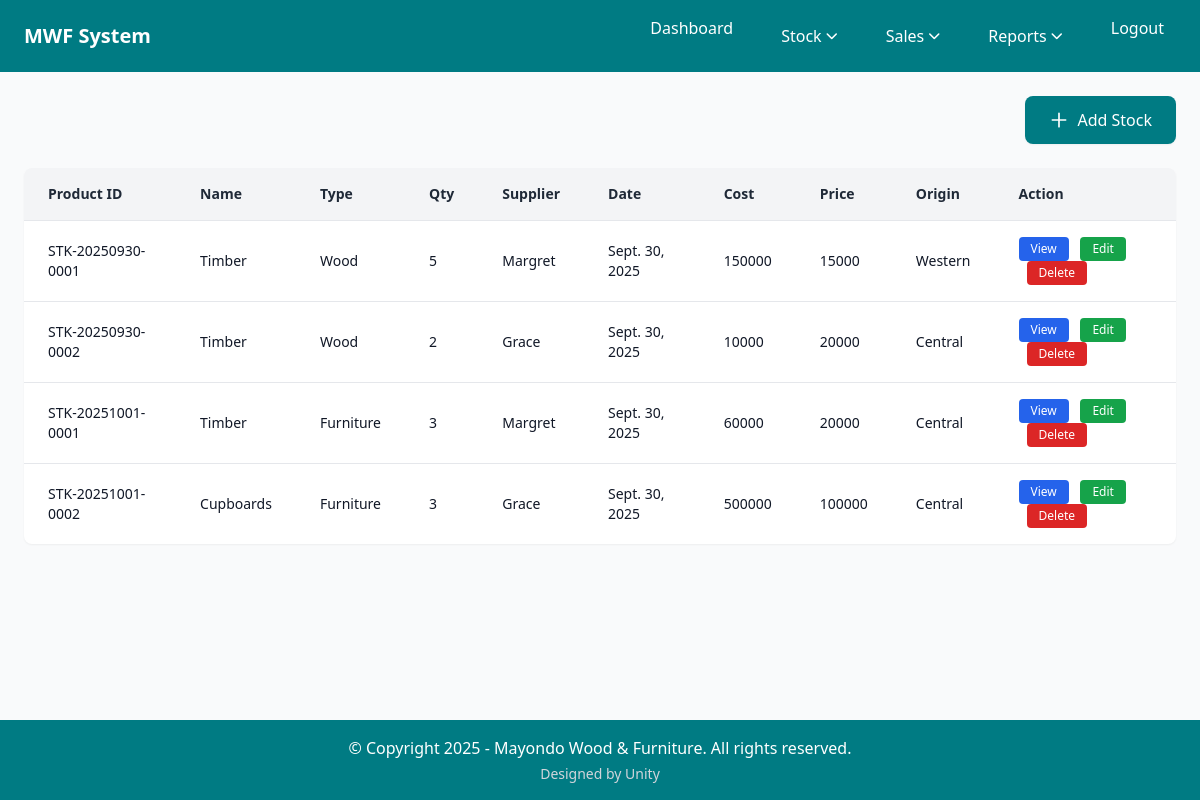
Before: /stockRecord/ (signed in) with the older database file.
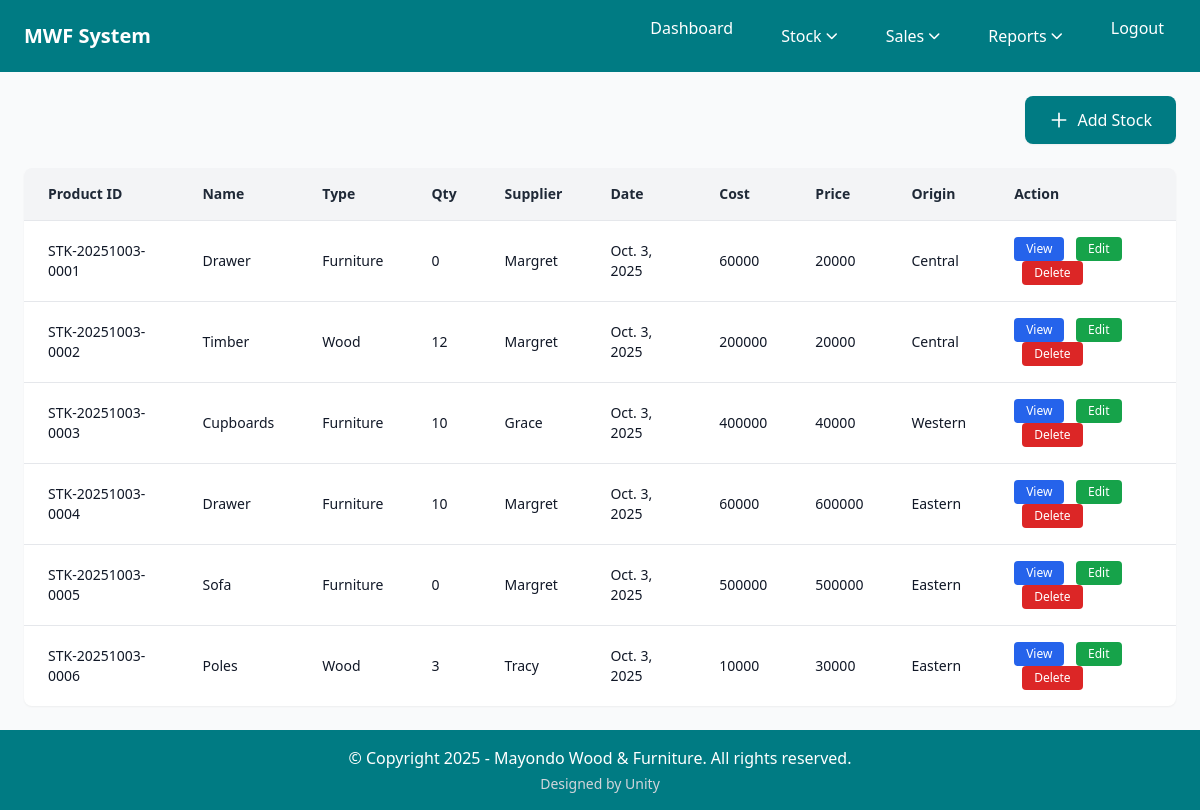
After: the same page with the newer database file.
### home/models.py (models this page shows, shortened)
class Stock(models.Model):
    CUSTOMER_CHOICES = [('Timber', 'Timber'), ('Sofa', 'Sofa'),('Tables','Tables'),('Cupboards','Cupboards'),('Drawer','Drawer'),('Poles','Poles')]
    PRODUCT_TYPE_CHOICES = [('Wood', 'Wood'), ('Furniture', 'Furniture')]
    ORIGIN_CHOICES = [('Western', 'Western'), ('Central', 'Central'), ('Eastern', 'Eastern')]
    product_id = models.CharField(max_length=50, blank=True, unique=True)  # Auto-generated unique identifier
    date = models.DateField()  # Date when item was added to inventory
    product_name = models.CharField(max_length=100, choices=CUSTOMER_CHOICES,
                                   help_text="Select the product category",
                                   default='Timber')  # Product category
    product_type = models.CharField(max_length=20, choices=PRODUCT_TYPE_CHOICES,
                                   help_text="Select the product type",
                                   default='Furniture')  # Specific type within category
    product_ref = models.ForeignKey(Product, on_delete=models.PROTECT, null=True, blank=True,
                                   help_text="Auto-populated from product details")
    quantity = models.IntegerField()  # Number of items available
    supplier_name = models.CharField(max_length=100)  # Who supplied this product
    cost = models.CharField()  # Total cost price
    price = models.CharField()  # Unit selling price
    origin = models.CharField(max_length=20, choices=ORIGIN_CHOICES)  # Where the product came from

### home/views.py (the view)
# urls.py: path('stockRecord/', stockRecord, name='stockRecord'), # View all stock
@login_required
@user_passes_test(is_employee_or_manager)
def stockRecord(request):
    all_Stocks = Stock.objects.all()
    context = {
        "Stocks" : all_Stocks
    }
    return render(request, 'stock.html', context)

### home/context_processors.py (called while the page is built)
def user_roles(request):
    context = {
        'is_manager': False,
        'is_employee': False,
    }
    if request.user.is_authenticated:
        context['is_manager'] = request.user.groups.filter(name="Manager").exists()
        context['is_employee'] = request.user.groups.filter(name="Employee").exists()
    return context

### home/views.py (called while the page is built)
def is_employee_or_manager(user):
    return user.is_authenticated and user.groups.filter(name__in=['Manager', 'Employee']).exists()

### home/templates/stock.html (shortened to what this page needs)
{% extends 'base.html' %}
{% block content %}
      <div class="flex justify-end mb-6">
        <a href="/addStock/" class="inline-flex items-center px-6 py-3 bg-cordes-dark text-white font-medium rounded-lg hover:bg-cordes-blue transition-colors duration-300 shadow-sm">
          <svg class="w-5 h-5 mr-2" fill="none" stroke="currentColor" viewBox="0 0 24 24">
            <path stroke-linecap="round" stroke-linejoin="round" stroke-width="2" d="M12 4v16m8-8H4"></path>
          </svg>
          Add Stock
        </a>
      </div>
      <section class="bg-white rounded-lg shadow-sm overflow-hidden">
        <table class="w-full border-collapse">
        <thead class="bg-gray-100">
          <tr>
            <th class="px-6 py-4 text-left text-sm font-semibold text-gray-800 border-b border-gray-200">Product ID</th>
            <th class="px-6 py-4 text-left text-sm font-semibold text-gray-800 border-b border-gray-200">Name</th>
            <th class="px-6 py-4 text-left text-sm font-semibold text-gray-800 border-b border-gray-200">Type</th>
            <th class="px-6 py-4 text-left text-sm font-semibold text-gray-800 border-b border-gray-200">Qty</th>
            <th class="px-6 py-4 text-left text-sm font-semibold text-gray-800 border-b border-gray-200">Supplier</th>
            <th class="px-6 py-4 text-left text-sm font-semibold text-gray-800 border-b border-gray-200">Date</th>
            <th class="px-6 py-4 text-left text-sm font-semibold text-gray-800 border-b border-gray-200">Cost</th>
            <th class="px-6 py-4 text-left text-sm font-semibold text-gray-800 border-b border-gray-200">Price</th>
            <th class="px-6 py-4 text-left text-sm font-semibold text-gray-800 border-b border-gray-200">Origin</th>
            <th class="px-6 py-4 text-left text-sm font-semibold text-gray-800 border-b border-gray-200">Action</th>
          </tr>
        </thead>
        <tbody class="divide-y divide-gray-200">
          {% for item in Stocks %}
          <tr class="hover:bg-gray-50 transition-colors duration-150">
            <td class="px-6 py-4 text-sm text-gray-900">{{ item.product_id }}</td>
            <td class="px-6 py-4 text-sm text-gray-900">{{ item.product_name }}</td>
            <td class="px-6 py-4 text-sm text-gray-900">{{ item.product_type }}</td>
            <td class="px-6 py-4 text-sm text-gray-900">{{ item.quantity }}</td>
            <td class="px-6 py-4 text-sm text-gray-900">{{ item.supplier_name }}</td>
            <td class="px-6 py-4 text-sm text-gray-900">{{ item.date }}</td>
            <td class="px-6 py-4 text-sm text-gray-900">{{ item.cost }}</td>
            <td class="px-6 py-4 text-sm text-gray-900">{{ item.price }}</td>
            <td class="px-6 py-4 text-sm text-gray-900">{{ item.origin }}</td>
            <td class="px-6 py-4 text-sm space-x-2">
              <a href="/viewStock/{{ item.id }}/" class="inline-block px-3 py-1 bg-blue-600 text-white text-xs rounded hover:bg-blue-700 transition-colors">View</a>
              <a href="/editStock/{{ item.id }}/" class="inline-block px-3 py-1 bg-green-600 text-white text-xs rounded hover:bg-green-700 transition-colors">Edit</a>
              <button onclick="openDeleteModal('{{ item.id }}', '{{ item.product_name }}', '{{ item.product_id }}')" class="px-3 py-1 bg-red-600 text-white text-xs rounded hover:bg-red-700 transition-colors">Delete</button>
            </td>
          </tr>
          {% empty %}
          <tr>
            <td colspan="10" class="px-6 py-8 text-center text-gray-500">No stock records yet. <a href="/addStock/" class="text-cordes-dark hover:underline">Add one</a></td>
          </tr>
          {% endfor %}
        </tbody>
      </table>
    </section>
{% endblock %}

### home/templates/base.html (shortened to what this page needs)
{% load static %}
<!DOCTYPE html>
<html lang="en">
<head>
    <link rel="stylesheet" href="https://cdnjs.cloudflare.com/ajax/libs/font-awesome/6.4.0/css/all.min.css">
    <script src="https://cdn.tailwindcss.com"></script>
</head>
<body class="bg-gray-50 min-h-screen flex flex-col{% if user.is_authenticated %} authenticated{% endif %}">
 <header class="bg-cordes-dark text-white px-6 py-4 flex justify-between items-center flex-wrap">
  <div class="logo">
    <h1 class="text-xl font-bold">MWF System</h1>
  </div>
  <nav role="navigation" aria-label="Main navigation">
    <ul class="flex space-x-6 list-none m-0 p-0">
      <li><a href="/dashboard/" class="px-3 py-2 rounded-md font-medium hover:bg-cordes-blue transition-colors duration-300 no-underline text-white">Dashboard</a></li>
      <li class="relative">
        <button onclick="toggleHeaderDropdown('header-stock-dropdown')" class="flex items-center px-3 py-2 rounded-md font-medium hover:bg-cordes-blue transition-colors duration-300 no-underline text-white">
          Stock
          <i class="fas fa-chevron-down ml-1 text-xs transition-transform duration-200" id="header-stock-dropdown-icon"></i>
        </button>
      </li>
      <li class="relative">
        <button onclick="toggleHeaderDropdown('header-sales-dropdown')" class="flex items-center px-3 py-2 rounded-md font-medium hover:bg-cordes-blue transition-colors duration-300 no-underline text-white">
          Sales
          <i class="fas fa-chevron-down ml-1 text-xs transition-transform duration-200" id="header-sales-dropdown-icon"></i>
        </button>
      </li>
      {% if is_manager %}
      <li class="relative">
        <button onclick="toggleHeaderDropdown('header-reports-dropdown')" class="flex items-center px-3 py-2 rounded-md font-medium hover:bg-cordes-blue transition-colors duration-300 no-underline text-white">
          Reports
          <i class="fas fa-chevron-down ml-1 text-xs transition-transform duration-200" id="header-reports-dropdown-icon"></i>
        </button>
      </li>
      {% endif %}
      <li><a href="/logout/" class="px-3 py-2 rounded-md font-medium hover:bg-cordes-blue transition-colors duration-300 no-underline text-white">Logout</a></li>
    </ul>
  </nav>
</header>
<main id="main-content" class="flex-1 max-w-7xl mx-auto p-6 w-full" role="main">
    {% block content %}{% endblock %}
</main>
<footer class="bg-cordes-dark text-white text-center py-4 mt-auto" role="contentinfo">
    <p class="m-0">&copy; Copyright 2025 - Mayondo Wood & Furniture. All rights reserved.</p>
    <p class="text-sm text-gray-300 mt-1">Designed by Unity</p>
</footer>
</body>
</html>

Changed rows visible on the page:
removed Stock: product_id "STK-20250930-0001", product_name "Timber", product_type "Wood", quantity "5", supplier_name "Margret", date "Sept. 30, 2025", cost "150000", price "15000", origin "Western"
removed Stock: product_id "STK-20250930-0002", product_name "Timber", product_type "Wood", quantity "2", supplier_name "Grace", date "Sept. 30, 2025", cost "10000", price "20000", origin "Central"
removed Stock: product_id "STK-20251001-0001", product_name "Timber", product_type "Furniture", quantity "3", supplier_name "Margret", date "Sept. 30, 2025", cost "60000", price "20000", origin "Central"
removed Stock: product_id "STK-20251001-0002", product_name "Cupboards", product_type "Furniture", quantity "3", supplier_name "Grace", date "Sept. 30, 2025", cost "500000", price "100000", origin "Central"
added Stock: product_id "STK-20251003-0001", product_name "Drawer", product_type "Furniture", quantity "0", supplier_name "Margret", date "Oct. 3, 2025", cost "60000", price "20000", origin "Central"
added Stock: product_id "STK-20251003-0002", product_name "Timber", product_type "Wood", quantity "12", supplier_name "Margret", date "Oct. 3, 2025", cost "200000", price "20000", origin "Central"
added Stock: product_id "STK-20251003-0003", product_name "Cupboards", product_type "Furniture", quantity "10", supplier_name "Grace", date "Oct. 3, 2025", cost "400000", price "40000", origin "Western"
added Stock: product_id "STK-20251003-0004", product_name "Drawer", product_type "Furniture", quantity "10", supplier_name "Margret", date "Oct. 3, 2025", cost "60000", price "600000", origin "Eastern"
added Stock: product_id "STK-20251003-0005", product_name "Sofa", product_type "Furniture", quantity "0", supplier_name "Margret", date "Oct. 3, 2025", cost "500000", price "500000", origin "Eastern"
added Stock: product_id "STK-20251003-0006", product_name "Poles", product_type "Wood", quantity "3", supplier_name "Tracy", date "Oct. 3, 2025", cost "10000", price "30000", origin "Eastern"
